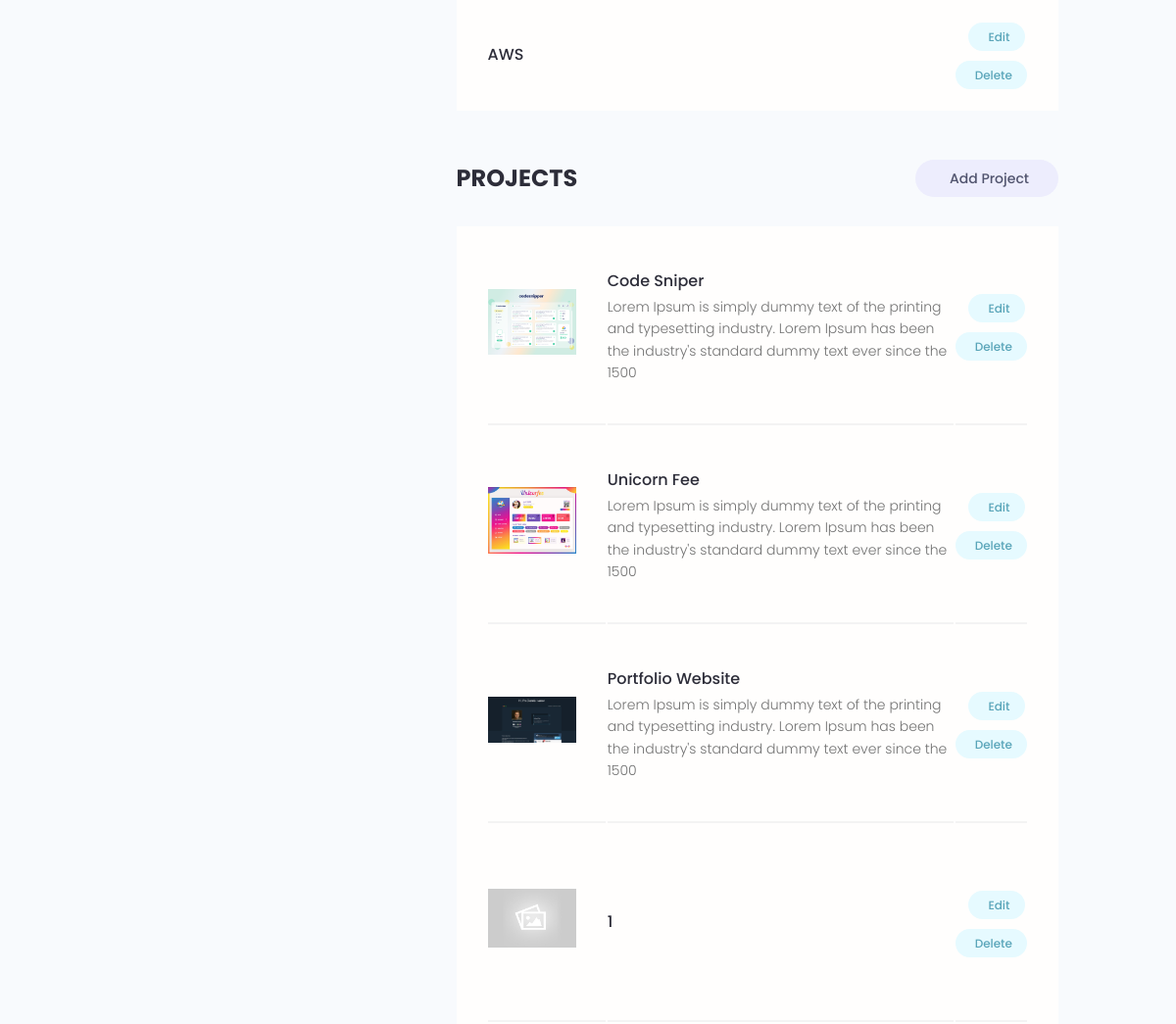
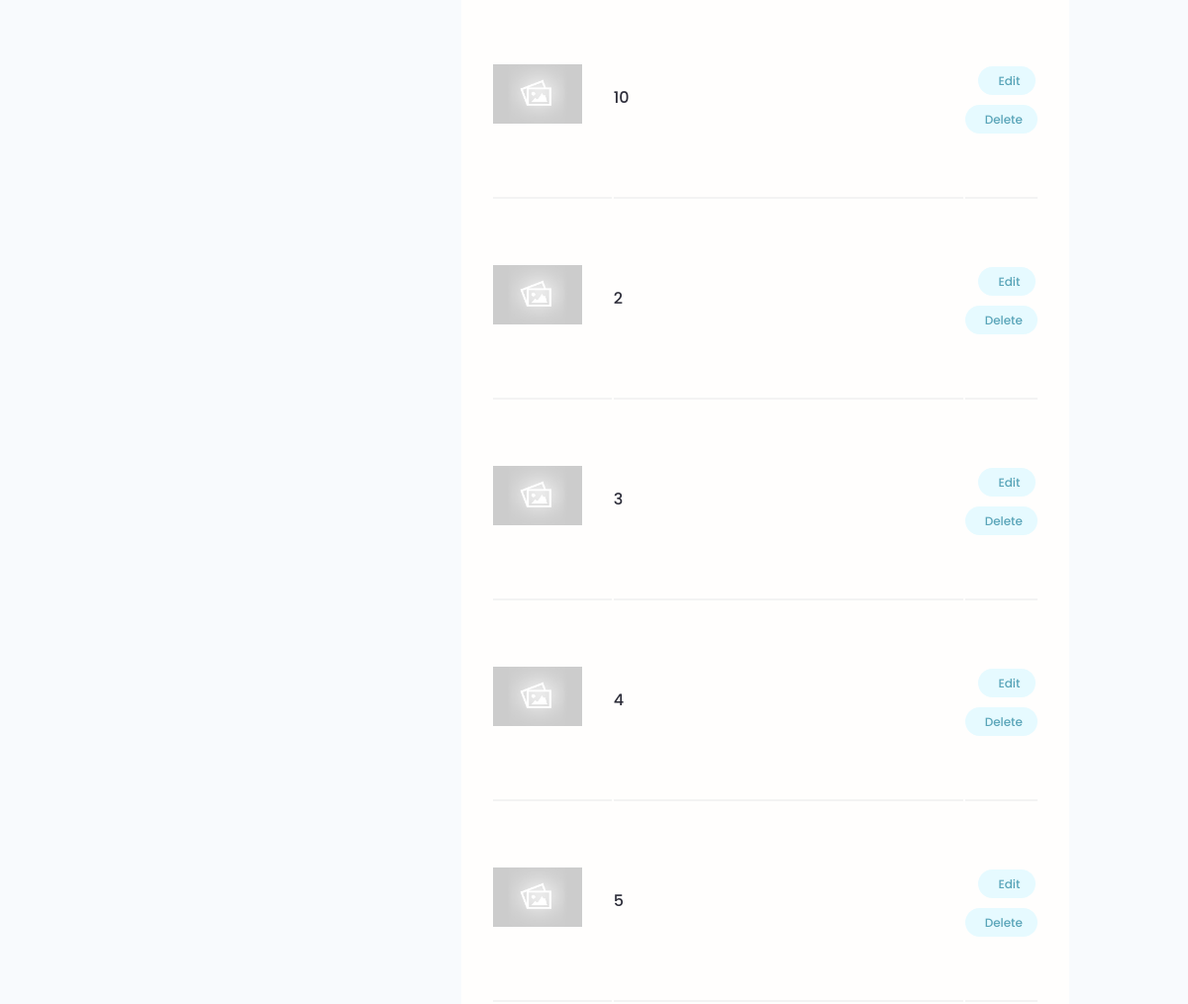
Page /account/ (signed in, middle part) on the earlier database version (2 pictures, top to bottom).
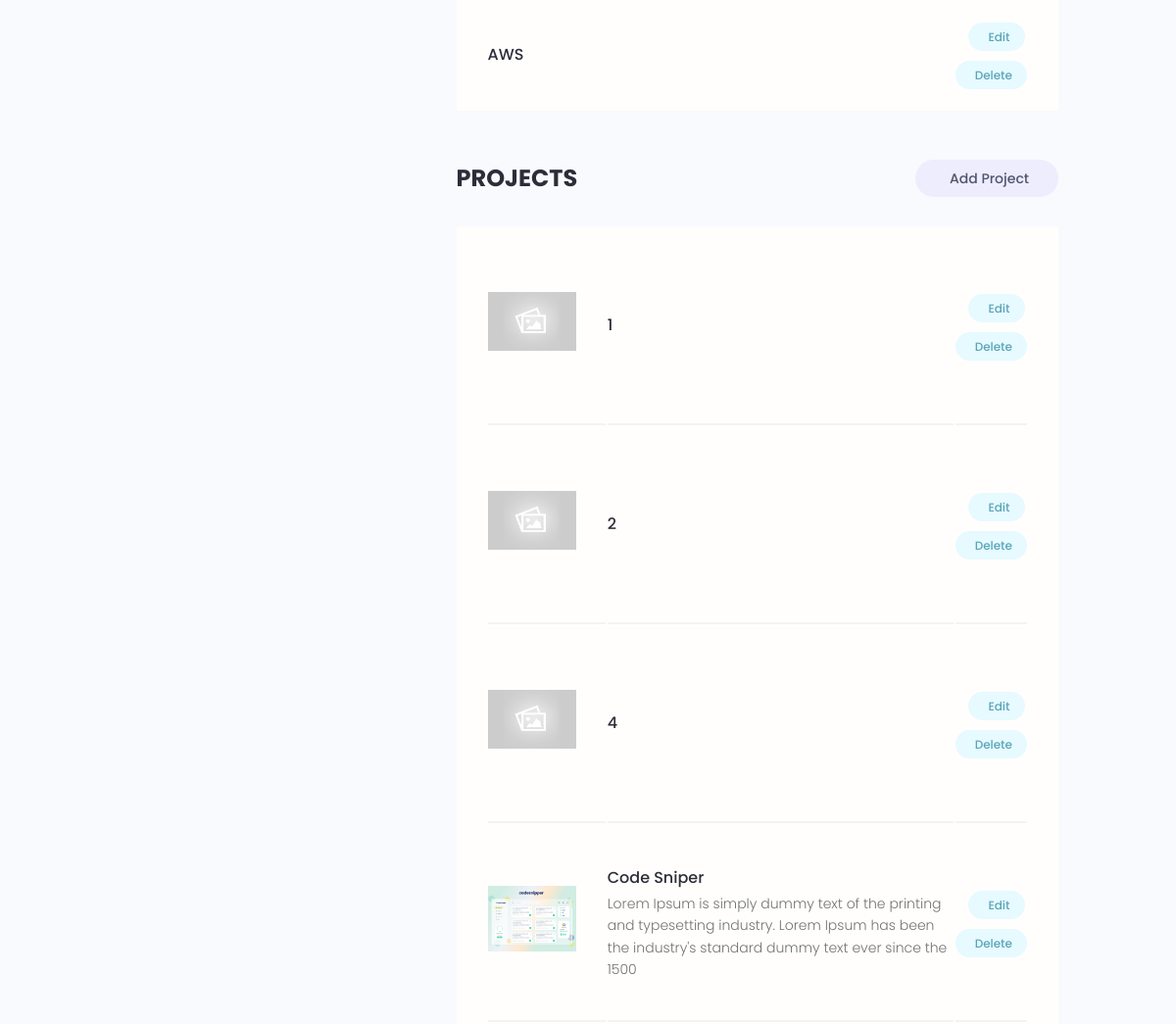
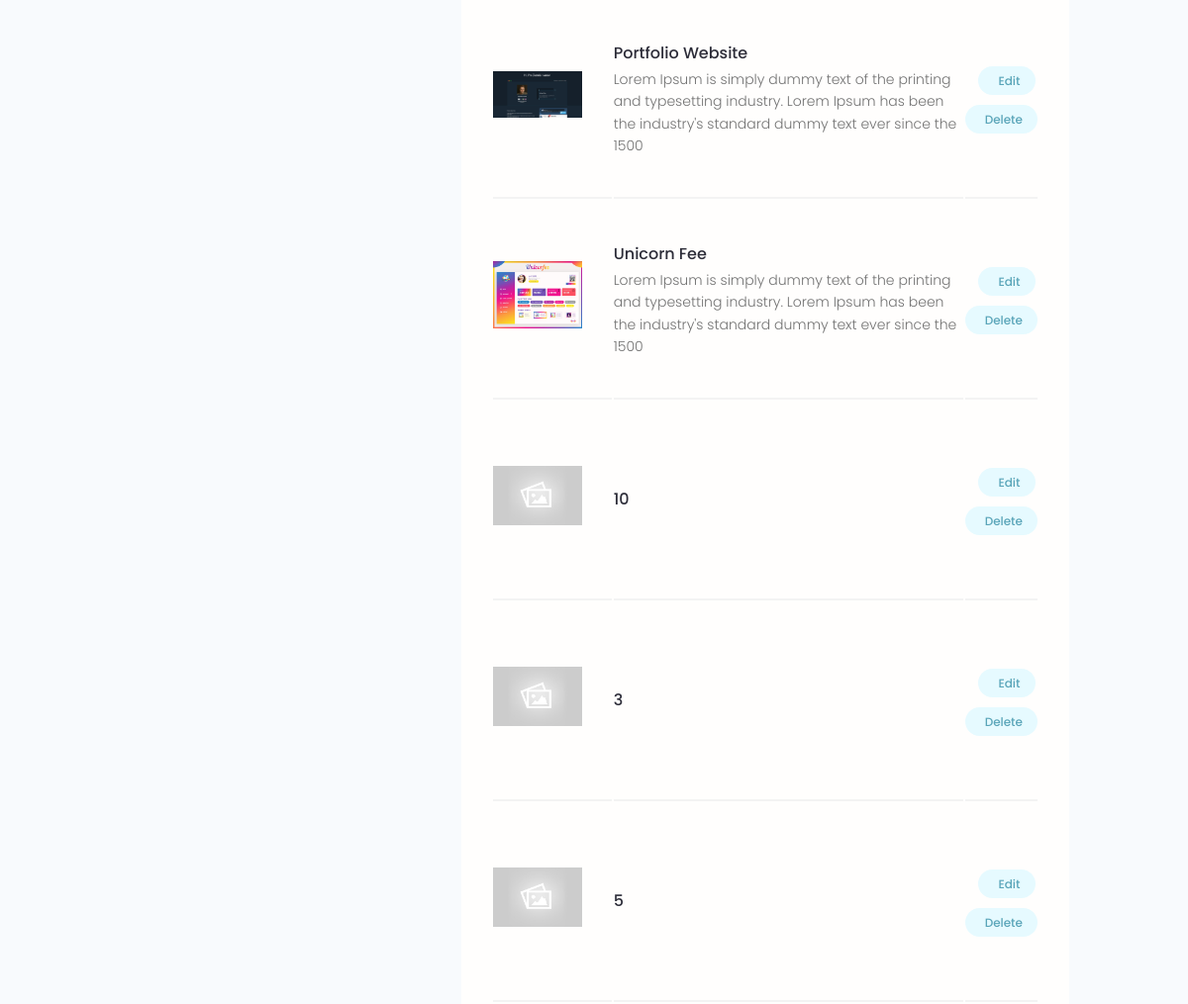
Same page on the later database version (2 pictures, top to bottom).
### users/models.py (models this page shows, shortened)
class Skill(models.Model):
    owner = models.ForeignKey(Profile, on_delete=models.CASCADE, null=True, blank=True)
    name = models.CharField(max_length=200, null=True, blank=True)
    description = models.TextField(null=True, blank=True)
    created = models.DateTimeField(auto_now_add=True)
    id = models.UUIDField(default=uuid.uuid4, unique=True, primary_key=True, editable=False)

### projects/models.py (models this page shows, shortened)
class Project(models.Model):
    owner = models.ForeignKey(Profile, null=True, blank=True, on_delete=models.CASCADE)
    title = models.CharField(max_length=200)
    description = models.TextField(null=True, blank=True) # Null for the database and blank for form validation.
    featured_image = models.ImageField(null=True, blank=True, default="default.jpg")
    demo_link = models.CharField(max_length=2000, null=True, blank=True)
    source_link = models.CharField(max_length=2000, null=True, blank=True)
    tags = models.ManyToManyField('Tag', blank=True)
    vote_total = models.IntegerField(default=0, null=True, blank=True)
    vote_ratio = models.IntegerField(default=0, null=True, blank=True)
    created = models.DateTimeField(auto_now_add=True)
    id = models.UUIDField(default=uuid.uuid4, unique=True, primary_key=True, editable=False)
    class Meta:
        ordering = ['-vote_ratio', '-vote_total', 'title']
    @property
    def imageURL(self):
        try:
            url = self.featured_image.url
        except:
            url = ''
        return url

### users/views.py (the view)
# urls.py: path('account/', views.userAccount, name="account"),
@login_required(login_url="login")
def userAccount(request):
    profileObj = request.user.profile
    skills = profileObj.skill_set.all()
    projects = profileObj.project_set.all()
    context={'profile': profileObj, 'skills': skills, 'projects': projects}
    return render(request, 'users/profile-account.html', context)

### users/models.py (called while the page is built)
    @property
    def imageURL(self):
        try:
            url = self.profile_image.url
        except:
            url = ''
        return url

### users/templates/users/profile-account.html (shortened to what this page needs)
{% extends 'layout.html' %}
{% block content %}
  <main class="settingsPage profile my-md">
    <div class="container">
      <div class="layout">
        <div class="column column--1of3">
        </div>
        <div class="column column--2of3">
          <table class="settings__table">
            {% for skill in skills %}
              <tr>
                <td class="settings__tableInfo">
                  <h4>{{ skill.name }}</h4>
                </td>
                <td class="settings__tableActions">
                  <a class="tag tag--pill tag--main settings__btn"
                     href="{% url 'update_skill' skill.id %}"> Edit</a>
                  <a class="tag tag--pill tag--main settings__btn"
                     href="{% url 'delete_skill' skill.id %}?next=/account">Delete</a>
                </td>
              </tr>
            {% endfor %}
          </table>
          <div class="settings">
            <h3 class="settings__title">Projects</h3>
            <a class="tag tag--pill tag--sub settings__btn tag--lg"
               href="{% url 'project_create' %}"> Add Project</a>
          </div>
          <table class="settings__table">
            {% for project in projects %}
              <tr>
                <td class="settings__thumbnail">
                  <a href="{% url 'project' project.id %}">
                    <img src="{{ project.imageURL }}" alt="Project Thumbnail" />
                  </a>
                </td>
                <td class="settings__tableInfo">
                  <a href="{% url 'project' project.id %}">{{ project.title }}</a>
                  <p>{{ project.description|slice:"150" }}</p>
                </td>
                <td class="settings__tableActions">
                  <a class="tag tag--pill tag--main settings__btn"
                     href="{% url 'project_update' project.id %}"> Edit</a>
                  <a class="tag tag--pill tag--main settings__btn"
                     href="{% url 'project_delete' project.id %}?next=/account">Delete</a>
                </td>
              </tr>
            {% endfor %}
          </table>
        </div>
      </div>
    </div>
  </main>
{% endblock content %}

Differences in the rows shown:
changed Project (number 1 of 9 on the later page): moves up the list
changed Project (number 2 of 9 on the later page): moves up the list
changed Project (number 3 of 9 on the later page): moves up the list
changed Project "Portfolio Website": moves down the list
